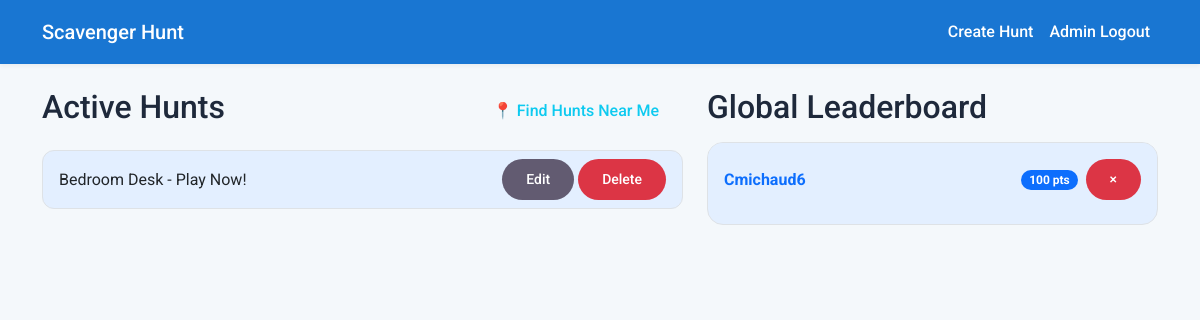
The page / (signed in) on the database its author committed.
### app.py (models this page shows)
class Hunt(db.Model):
    id = db.Column(db.Integer, primary_key=True)
    name = db.Column(db.String(255), nullable=False)
    targets = db.relationship('Target', backref='hunt', lazy=True, cascade="all, delete-orphan")

class Player(db.Model):
    id = db.Column(db.Integer, primary_key=True)
    username = db.Column(db.String(255), nullable=False)
    hunt_id = db.Column(db.Integer, db.ForeignKey('hunt.id'), nullable=False)
    total_score = db.Column(db.Integer, default=0)
    is_completed = db.Column(db.Boolean, default=False)
    attempts = db.relationship('Attempt', backref='player', lazy=True)

### app.py (the view, shortened to what this page needs)
@app.route('/')
def index():
    lat = request.args.get('lat', type=float)
    lon = request.args.get('lon', type=float)
    hunts = Hunt.query.all()
    for hunt in hunts:
        hunt.min_distance = None
    leaderboard = db.session.query(
        Player.username,
        func.sum(Player.total_score).label('total')
    ).filter_by(is_completed=True).group_by(Player.username).order_by(func.sum(Player.total_score).desc()).limit(10).all()
    return render_template('index.html', hunts=hunts, leaderboard=leaderboard)

### templates/index.html (shortened to what this page needs)
{% extends 'layout.html' %}
{% block content %}
<div class="row">
    <div class="col-md-7">
        <div class="d-flex justify-content-between align-items-center mb-3">
            <h2>Active Hunts</h2>
            <button type="button" class="btn btn-outline-info" onclick="findHuntsNearMe()">📍 Find Hunts Near Me</button>
        </div>
        <div class="list-group">
            {% for hunt in hunts %}
                <div class="list-group-item d-flex flex-column flex-sm-row justify-content-between align-items-start align-items-sm-center gap-2">
                    <a href="{{ url_for('play_hunt_start', hunt_id=hunt.id) }}" class="text-decoration-none text-reset flex-grow-1 mb-2 mb-sm-0">
                        {{ hunt.name }} - Play Now!
                    </a>
                    {% if session.is_admin %}
                    <div class="admin-actions">
                        <a href="{{ url_for('edit_hunt', hunt_id=hunt.id) }}" class="btn btn-sm btn-secondary">Edit</a>
                        <form action="{{ url_for('delete_hunt', hunt_id=hunt.id) }}" method="POST" class="d-inline" onsubmit="return confirm('Are you sure you want to delete this hunt?');">
                            <button type="submit" class="btn btn-sm btn-danger">Delete</button>
                        </form>
                    </div>
                    {% endif %}
                </div>
            {% else %}
                <p>No hunts available yet. Be the first to <a href="/create">create one</a>!</p>
            {% endfor %}
        </div>
    </div>
    <div class="col-md-5 mt-5 mt-md-0">
        <h2>Global Leaderboard</h2>
        <div class="card mt-3">
            <ul class="list-group list-group-flush">
                {% for row in leaderboard %}
                    <li class="list-group-item d-flex justify-content-between align-items-center p-3">
                        <a href="{{ url_for('user_details', username=row.username) }}" class="fw-bold text-decoration-none text-primary">{{ row.username }}</a>
                        <div class="d-flex align-items-center gap-2">
                            <span class="badge bg-primary rounded-pill">{{ row.total }} pts</span>
                            {% if session.is_admin %}
                            <form action="{{ url_for('delete_player', username=row.username) }}" method="POST" class="m-0" onsubmit="return confirm('Are you sure you want to delete this user and all their scores?');">
                                <button type="submit" class="btn btn-sm btn-danger">&times;</button>
                            </form>
                            {% endif %}
                        </div>
                    </li>
                {% else %}
                    <li class="list-group-item text-muted">No completed hunts yet.</li>
                {% endfor %}
            </ul>
        </div>
    </div>
</div>
{% endblock %}

### templates/layout.html (style rules this page uses)
:root { --bs-body-font-family: 'Roboto', sans-serif; --m3-surface: #F4F8FB; --m3-surface-container: #E3EFFF; --m3-on-surface: #1E293B; --m3-primary: #1976D2; --m3-primary-hover: #1565C0; --m3-secondary: #0288D1; --m3-success: #2E7D32; --m3-warning: #ED6C02; --m3-outline: #90CAF9; }
body { background-color: var(--m3-surface); color: var(--m3-on-surface); font-family: var(--bs-body-font-family); }
.card { border: 1px solid #dee2e6; border-radius: 16px; background-color: var(--m3-surface-container); box-shadow: none; overflow: hidden; }
.btn { border-radius: 100px; padding: 10px 24px; font-weight: 500; border: none; transition: all 0.2s ease; }
.btn-secondary { background-color: #625B71; color: #fff; }
.list-group-item { border: 1px solid #dee2e6; margin-bottom: 8px; border-radius: 12px !important; background-color: var(--m3-surface-container); }
.list-group { background: transparent; }

### rows shown on the page
Hunt: name "Bedroom Desk"
Player: username "Cmichaud6", total "100"
